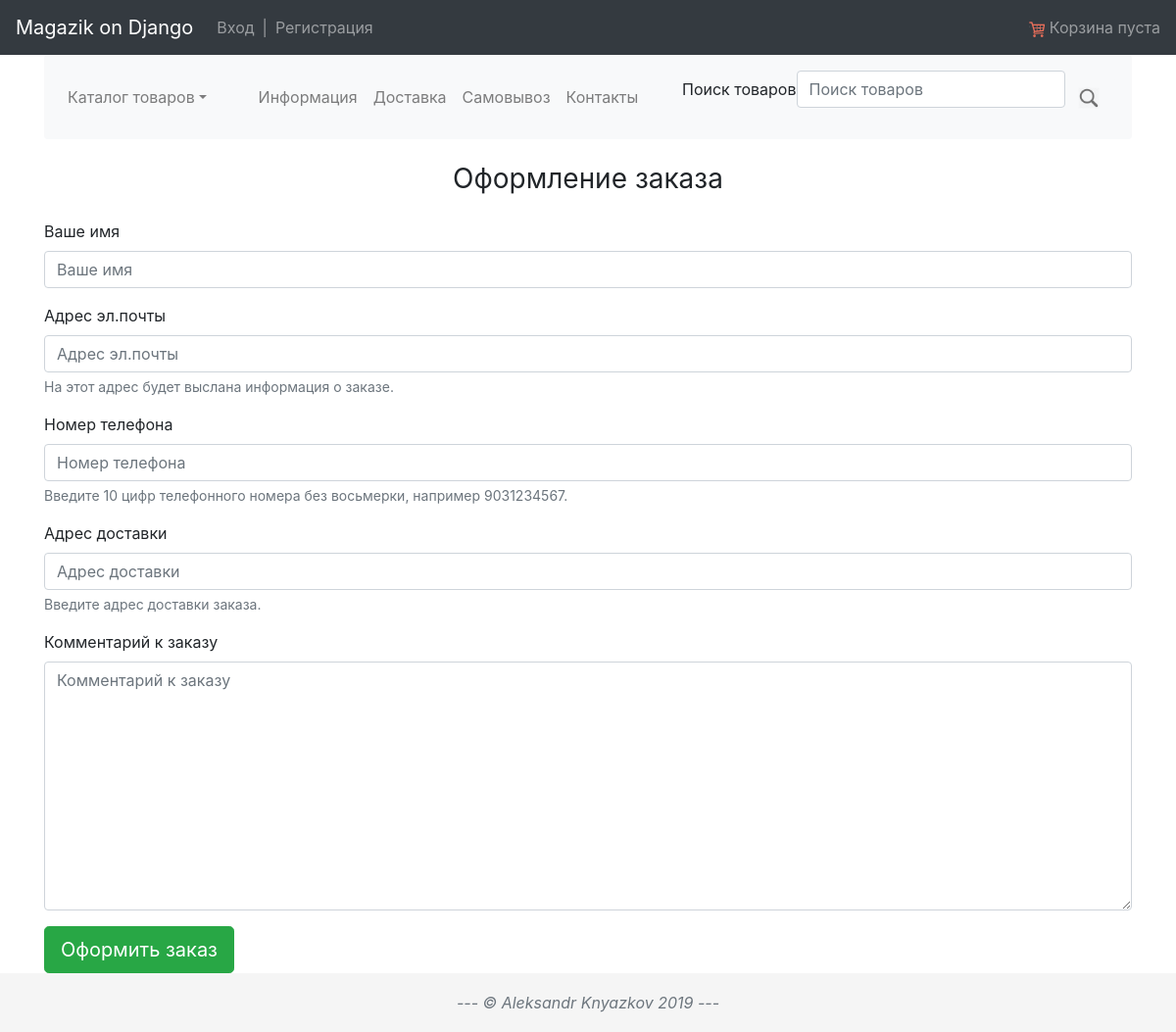
The app's page /accounts/simpleorder/ with its own data.
### main/models.py (models this page shows, shortened)
class InfoPages(models.Model):
    title = models.CharField(max_length=50,
        verbose_name='Заглавие страницы (title)')
    slug = models.SlugField(max_length=12, db_index=True, unique=True,
        verbose_name='интернет имя страницы (slug)')
    menuname = models.CharField(max_length=30,
        verbose_name='Имя страницы в нав-меню')
    headline = models.CharField(max_length=100,
        verbose_name='Заголовок страницы (h1)')
    head_text = models.TextField(blank=True,
        verbose_name='Текст под заголовком страницы')
    content_text = models.TextField(blank=True,
        verbose_name='Основной текст страницы',
        help_text='Данное поле заполняется в HTML разметке')
    image_quantity = models.PositiveSmallIntegerField(default=0, editable=False)
    def get_absolute_url(self):
        return reverse('main:infopage', args=[self.slug])
    def __str__(self):
        return self.menuname
    class Meta:
        verbose_name = "Информационная сраница"
        verbose_name_plural = "Страницы информации"

### customers/views.py (the view, shortened to what this page needs)
# urls.py: path('simpleorder/', SimpleOrderCreateView.as_view(),
class SimpleOrderCreateView(SuccessMessageMixin, CreateView):
	model = SimpleOrder
	fields = ('name', 'email', 'phone', 'address', 'comment')
	template_name = 'orders/order_create.html'
	success_message = "%(order)s успешно сформирован, наш менеждер свяжится с \
						вами в ближайшее время."

### main/forms.py
class SearchForm(forms.Form):
    search = forms.CharField(required=False, max_length=20, label='Поиск товаров')

### main/context_processor.py (called while the page is built)
def main_app(request):
    context = {}
    context['info_pages'] = InfoPages.objects.all()
    context['categories'] = Category.objects.all()
    context['login_form'] = AuthenticationForm()
    search_keyword = request.GET.get('search',  '')
    context['search_form'] = SearchForm(initial={'search':search_keyword})
    context['cart'] = Cart(request)
    context['search_url'] = ''
    context['back_url'] = ''
    if request.GET.get('search'):
        context['search_url'] = '?search=' + request.GET.get('search')
        context['back_url'] = context.get('search_url')
    if request.GET.get('page', 1) != 1:
        context['back_url'] += '&page=' if context['back_url'] else '?page='
        context['back_url'] += request.GET.get('page')
    return context

### main/security.py (called while the page is built)
    def process_request(self, request):
        process = super().process_request(request)
        if process is not None:
            return process
        if self.redirect and request.is_secure() and self.redirect_reverse:
            return self.reverse_process(request)

### main/templatetags/main_app_tags.py (called while the page is built)
@register.simple_tag(takes_context=True)
def menu_highlight(context, url, group_url=False):
	path = context['request'].get_full_path()
	result = url in path if group_url else url == path
	return 'active' if result else ''

### main/utils.py (called while the page is built)
def get_random_string(length=20):
    return "".join([random.choice(string.ascii_letters+string.digits) for _ in range(length)])

### store/cart.py (called while the page is built)
    def __len__(self):
        return sum(item['quantity'] for item in self.cart.values())

    def get_total_price(self):
        return sum(Decimal(item['price']) * item['quantity'] for item in self.cart.values())

### store/models.py (called while the page is built)
    def __str__(self):
        return self.name

    def get_absolute_url(self):
        return reverse('store:products_cat', args=(self.slug,))

### customers/templates/orders/order_create.html (shortened to what this page needs)
{% extends "layout/base.html" %}
{% load bootstrap4 %}
{% block content %}
<div class="text-center">
<h1 class="h3 my-4 font-weight-normal">Оформление заказа</h1>
</div>
<form method="POST">
    {% bootstrap_form form layout='horizontal' %}
    {% bootstrap_button content='Оформить заказ' button_type='submit' button_class='btn-success btn-lg' %}
</form>
{% endblock %}

### main/templates/layout/base.html (shortened to what this page needs)
{% load bootstrap4 %}
{% load static %}
{% load main_app_tags %}
<html>
<head>
    {% bootstrap_css %}
    <link rel="stylesheet" type="text/css" href="{% static 'css/style.css' %}"/>
</head>
<body class='fluid-container'>
    {% include 'layout/navbar.html' %}
    <div class='container'>
        <nav class="navbar navbar-expand navbar-light bg-light rounded">
            <ul class="navbar-nav ml-auto">
                <li class="nav-item dropdown">
                        <a class="nav-link dropdown-toggle {% menu_highlight '/store/' group_url=True %}" href="#" id="" data-toggle="dropdown" aria-haspopup="true" aria-expanded="false">Каталог товаров</a>
                            {% url 'store:products_all' as prods_all %}
                            {% url 'store:products_new' as prods_new %}
                </li>
            </ul>
            <div class="collapse navbar-collapse justify-content-md-center">
                <ul class="navbar-nav">
                    {% for i_page in info_pages  %}
                        <li class="nav-item {% menu_highlight i_page.get_absolute_url %}">
                            <a class="nav-link" href="{{ i_page.get_absolute_url }}">{{i_page}}</a>
                        </li>
                    {% endfor %}
                </ul>
            </div>
            <form class="form-inline my-2" action='{% url 'store:products_search'%}'>
                {% bootstrap_form search_form layout='inline' %}
                <button type="submit" class="btn btn-light"><img src="{% static 'img/loopa500.png' %}" width="22" height="22" alt="">&nbsp</button>
            </form>
       </nav>
    {% block content %}
    {% endblock content %}
    </div>
</body>
{% include 'layout/footer.html' %}
</html>

### static/static_files/css/style.css (style rules this page uses)
html { position: relative; min-height: 100%; }
body { margin-bottom: 60px; }

### records on screen
InfoPages: menuname "Информация"
InfoPages: menuname "Доставка"
InfoPages: menuname "Самовывоз"
InfoPages: menuname "Контакты"
